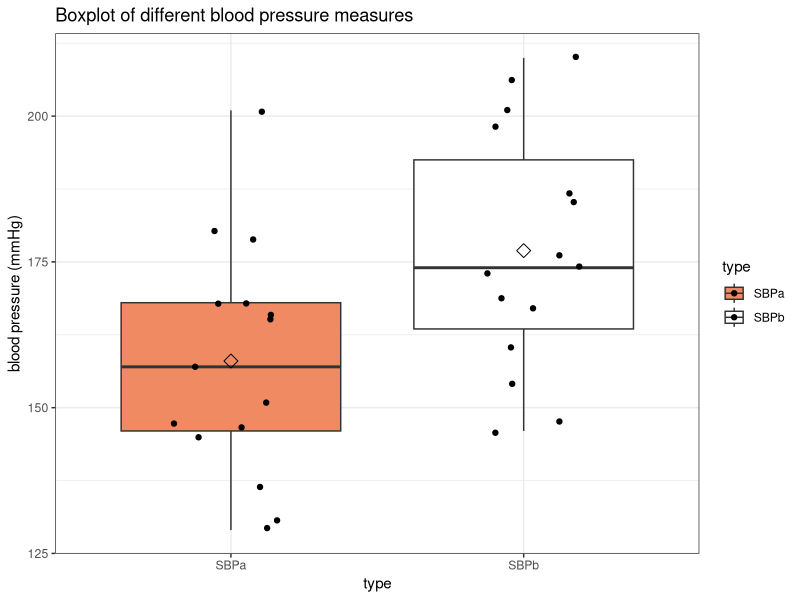
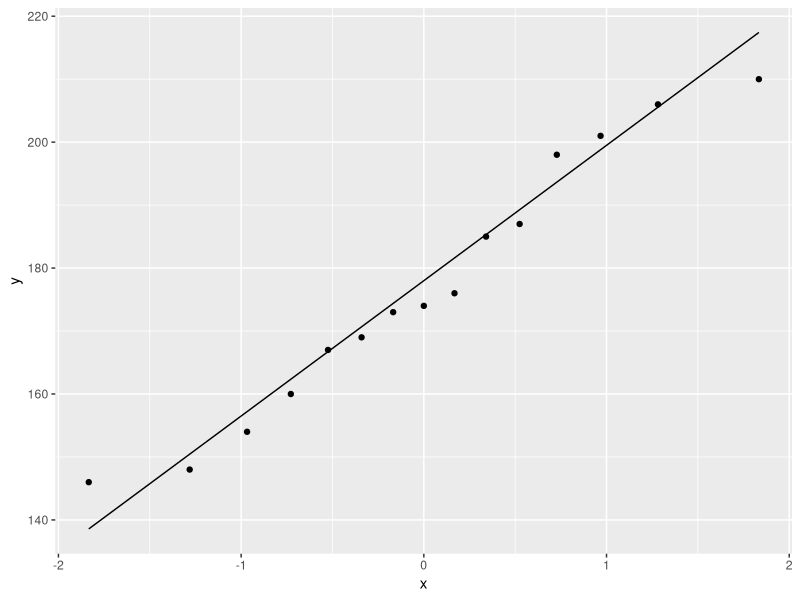
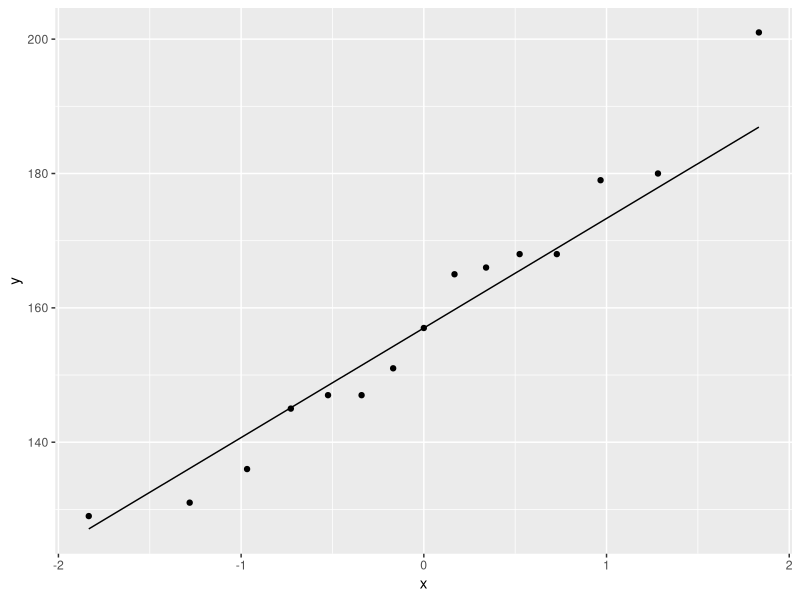
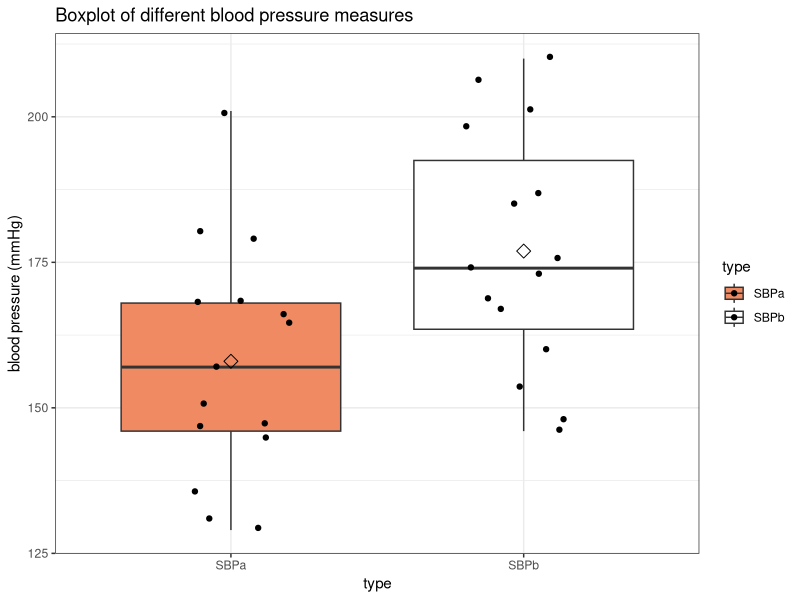
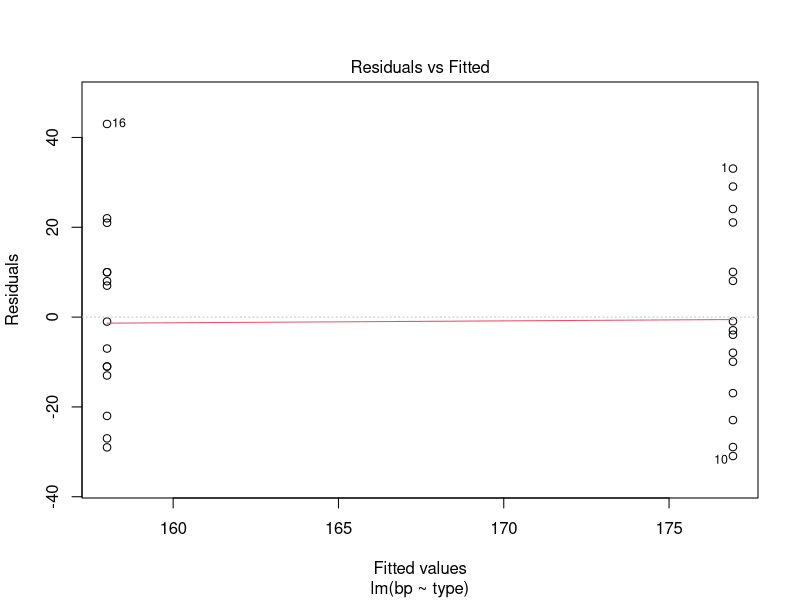
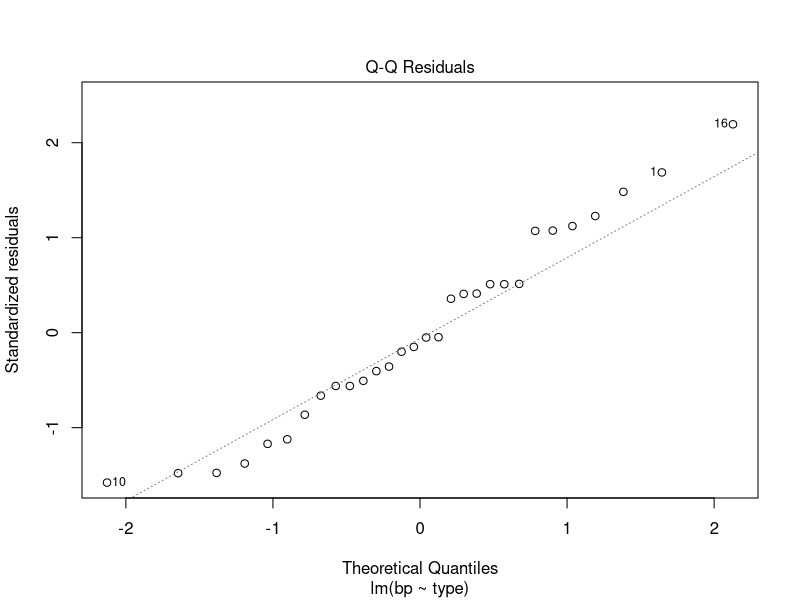
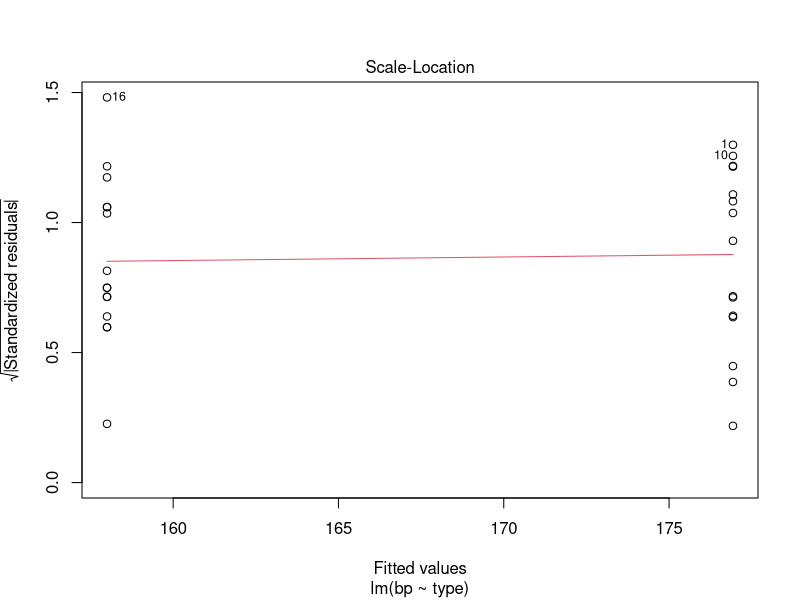
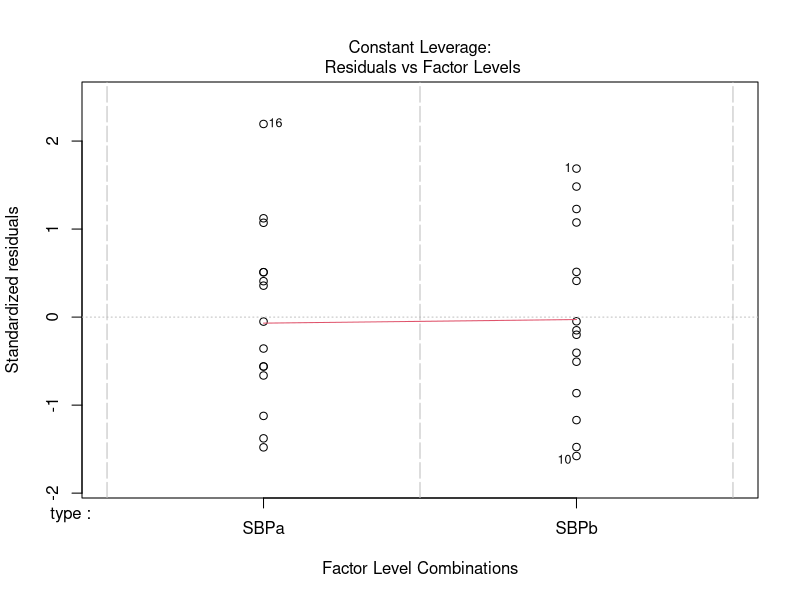

Source code (R) for these figures, in order:
## ---- chunk 1
library(tidyverse)
## ---- chunk 2
captopril <- read.table("../../data/captopril.txt", 
                        sep=",", 
                        header=TRUE)
## ---- chunk 3
head(captopril)
## ---- chunk 4
captopril <- captopril %>% 
    gather(type,bp,-id) %>%
    filter(type%in%c("SBPa","SBPb")) %>%
    mutate(id = as.factor(id), type = as.factor(type))
    # we are only interested in the systolic blood pressure
captopril
## ---- chunk 5
captopril %>% 
  ggplot(aes(x=type,y=bp,fill=type)) + 
    scale_fill_brewer(palette="RdGy") +
    theme_bw() +
    geom_boxplot(outlier.shape=NA) + 
    geom_jitter(width = 0.2) +
    ggtitle("Boxplot of different blood pressure measures") +
    ylab("blood pressure (mmHg)") + 
   stat_summary(fun.y=mean, geom="point", shape=5, size=3, color="black", fill="black")
## ---- chunk 6
captopril %>%
  filter(type == "SBPb") %>%
  ggplot(aes(sample=bp)) +
  geom_qq() +
  geom_qq_line()

captopril %>%
  filter(type == "SBPa") %>%
  ggplot(aes(sample=bp)) +
  geom_qq() +
  geom_qq_line()
## ---- chunk 7
captopril %>% 
  ggplot(aes(x=type,y=bp,fill=type)) + 
    scale_fill_brewer(palette="RdGy") +
    theme_bw() +
    geom_boxplot(outlier.shape=NA) + 
    geom_jitter(width = 0.2) +
    ggtitle("Boxplot of different blood pressure measures") +
    ylab("blood pressure (mmHg)") + 
   stat_summary(fun=mean, geom="point", shape=5, size=3, color="black", fill="black")
## ---- chunk 8
ttest <- t.test(captopril %>% filter(type == "SBPb") %>% pull(bp),
                captopril %>% filter(type == "SBPa") %>% pull(bp),
                paired=TRUE)
ttest
## ---- chunk 9
lm1 <- lm(bp~type, data=captopril)
plot(lm1)
## ---- chunk 10
summary(lm1)
## ---- chunk 11
lm2 <- lm(bp ~ type+id, data=captopril)
plot(lm2)
## ---- chunk 12
summary(lm2)
## ---- chunk 13
library(car)
Anova(lm2, type=3)
